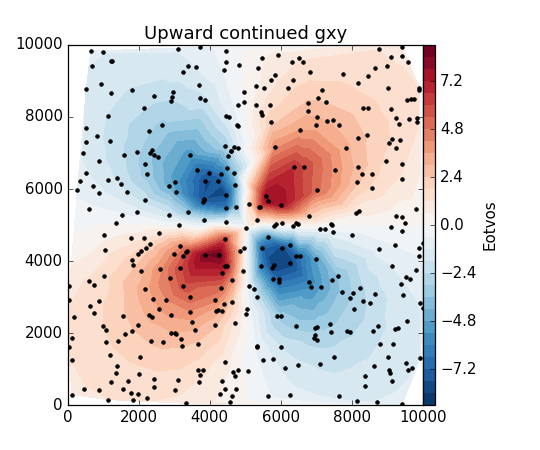

This figure's Python source:
# Upward continue gxy only without interpolation
zup = z2 - 500
gxy_layer = sphere.gxy(x2, y2, zup, layer)
# Check against model data
gxy_model = prism.gxy(x2, y2, zup, model)
np.allclose(gxy_layer, gxy_model, rtol=0.01, atol=0.5)
# True
# Plot the upward continued gxy
plt.close()
fig = plt.figure(figsize=(6, 5))
_ = plt.title('Upward continued gxy')
_ = plt.tricontourf(y2, x2, gxy_layer, 30, cmap='RdBu_r')
plt.colorbar(pad=0, aspect=30).set_label('Eotvos')
_ = plt.plot(y2, x2, '.k')
